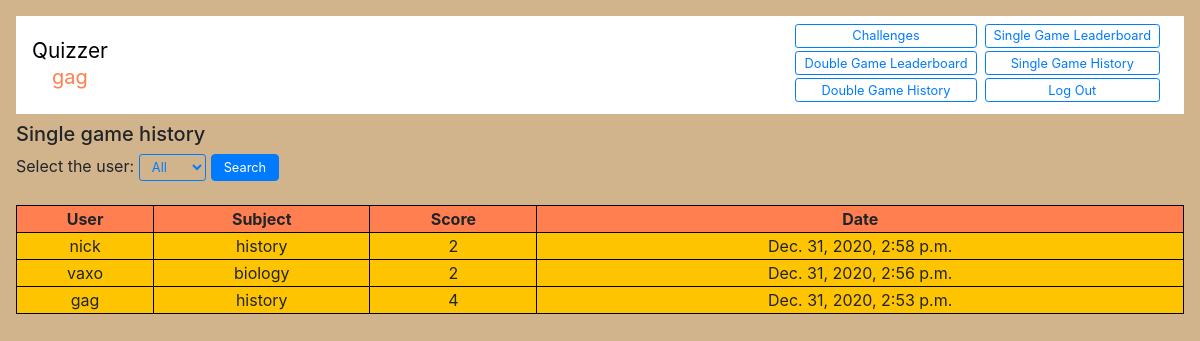
Screenshot of /singleHistory (signed in) with the database file from the repository.
### quizzer/models.py (models this page shows, shortened)
class User(AbstractUser):
    pass

class Single(models.Model):
    username = models.CharField(max_length=300)
    subject = models.CharField(max_length=20)
    score = models.IntegerField()
    time = models.DateTimeField(auto_now_add=True)

### quizzer/views.py (the view)
# urls.py: path("singleHistory", views.singleHistory, name="singleHistory"),
@login_required()
def singleHistory(request):
    scores = Single.objects.all().order_by("-time")
    users = User.objects.all()
    return render(request, "quizzer/singleHistory.html", {
            "scores": scores,
            "users": users
        })

### quizzer/templates/quizzer/singleHistory.html (shortened to what this page needs)
{% extends "quizzer/layout.html" %}
{% load static %}
{% block body %}
    <nav id="navigator" class="navbar">
        <div class="mainHeadingDiv">
            <a id="mainHeading" class="doubleGames" href="{% url 'index' %}">Quizzer</a>
            <div id="usernameLabel" class="doubleGames">{{user.username}}</div>
        </div>
        <div id="sidebar">
            <div id="sidebar1">
                <div id="doubleGames">
                    <a   class="doubleGames btn btn-sm btn-outline-primary" href="{% url 'challenges' %}">Challenges</a>
                </div>
                <div id="doubleGames">
                    <a   class="doubleGames btn btn-sm btn-outline-primary" href="{% url 'doubleLeaderboard' %}">Double Game Leaderboard</a>
                    <a   class="doubleGames btn btn-sm btn-outline-primary" href="{% url 'doubleHistory' %}">Double Game History</a>
                </div>
            </div>
            <div id="sidebar2">
                <div id="singleGames">
                    <a   class="doubleGames btn btn-sm btn-outline-primary" href="{% url 'singleLeaderboard' %}">Single Game Leaderboard</a>
                    <a   class="doubleGames btn btn-sm btn-outline-primary" href="{% url 'singleHistory' %}">Single Game History</a>
                </div>
                <div id="doubleGames">
                    <a id="logout"  class="doubleGames btn btn-sm btn-outline-primary" href="{% url 'logout' %}">Log Out</a>
                </div>
            </div>
        </div>
    </nav>
    <h5 style="margin-top: 0.5rem;">Single game history</h5>
    <form id="singleHistoryForm">
        Select the user:
        <select id="singleHistorySelect" class="btn btn-sm btn-outline-primary">
            <option>All</option>
        </select>
        <button id="singleHistoryButton" class="btn btn-primary" type="submit">Search</button>
    </form>
    <table id="singleScores">
        <tr>
            <th class="tableUsername">User</th>
            <th class="tableSubject">Subject</th>
            <th class="tableScore">Score</th>
            <th class="tableDate">Date</th>
        </tr>
        {% for score in scores %}
        <tr>
            <td class="tableUsername">{{ score.username }}</td>
            <td class="tableSubject">{{ score.subject }}</td>
            <td class="tableScore">{{ score.score }}</td>
            <td class="tableDate">{{ score.time }}</td>
        </tr>
        {% endfor %}
    </table>
{% endblock %}

### quizzer/static/quizzer/styles.css (style rules this page uses)
body { background-color: tan; padding: 1rem; }
#navigator { display: flex; flex-direction: row; background: white; }
#sidebar { display: flex; flex-direction: row; flex-wrap: wrap; }
.btn { height: 2rem; display: flex; flex-direction: column; justify-content: center; margin-bottom: 0.5rem; }
.mainHeadingDiv { display: flex; flex-direction: column; justify-content: center; text-align: center; }
#mainHeading { font-size: 1.3rem; color: black; }
#usernameLabel { font-size: 20px; color: coral; margin-bottom: 0.5rem; }
#singleGames, #doubleGames { margin-right: 0.5rem; }
.singleGames, .doubleGames { height: 1.5rem; font-size: 0.8rem; margin-bottom: 0.2rem; }
#singleScores, #singleLeaders { width: 100%; margin-top: 1rem; }
#singleScores td, th { border: 1px solid black; text-align: center; }
#singleLeaders td, th { border: 1px solid black; text-align: center; }
#singleScores th { background: coral; }
#singleScores td { background: rgb(255, 196, 0); }
select > option { background: white; }
#singleHistoryForm, #singleLeaderForm { display: flex; flex-direction: row; }
#singleHistorySelect, #player1, #player2, #singleLeaderSelect { margin-left: 0.3rem; height: 1.7rem; font-size: 0.8rem; }
#singleHistoryButton, #singleLeaderButton { margin-left: 0.3rem; height: 1.7rem; font-size: 0.8rem; }

### rows the page displays
User: username "gag"
Single: username "nick", subject "history", score "2", time "Dec. 31, 2020, 2:58 p.m."
Single: username "vaxo", subject "biology", score "2", time "Dec. 31, 2020, 2:56 p.m."
Single: username "gag", subject "history", score "4", time "Dec. 31, 2020, 2:53 p.m."
